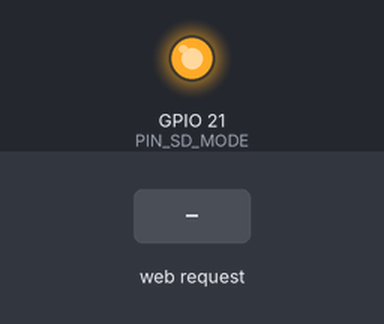
Recording of a sketch running on a simulated ESP32. Shown: output pins drawn as LEDs (lit = HIGH). The inputs (shaded band) are chosen by the test bench. WiFi joins after 1.5 s; servers stay silent unless stated; I2S audio is not simulated (input reads silence); random numbers use the default seed unless the sketch sets one; what the sketch prints to the serial monitor is not drawn.

Above: at 7.0 s.
7.1 s: HTTP request GET /mode received
At 8.3 s:
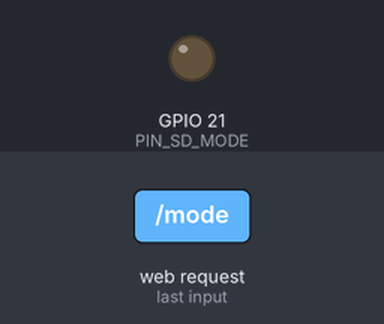
8.6 s: HTTP request GET /mode?v=loopback received
At 9.3 s:
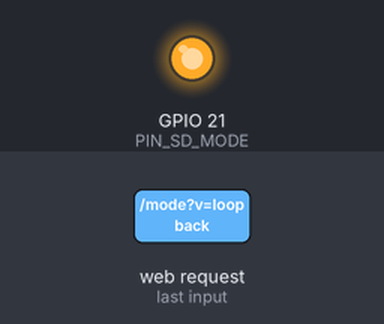
10.1 s: HTTP request GET /mode?v=1 received
At 11.5 s:
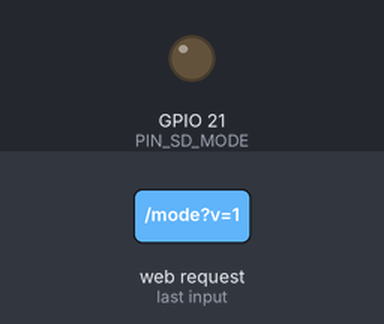
Timing chart, 0 to 13.1 s (numbered marks = the images above; inputs shaded):
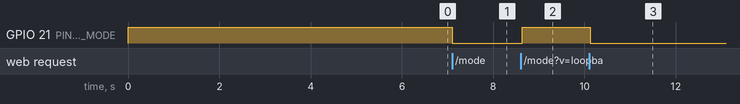

Measured:
- after the input at 7.1 s, GPIO 21 (PIN_SD_MODE): HIGH → LOW at once
- after the input at 8.6 s, GPIO 21 (PIN_SD_MODE): LOW → HIGH at once
- after the input at 10.1 s, GPIO 21 (PIN_SD_MODE): HIGH → LOW at once

The sketch:

MIC_SPEAKER.ino
```cpp
/*
 * MIC_SPEAKER — INMP441 + MAX98357A Full-Duplex I2S
 * לוח  : ESP32 WROOM 32D
 *
 *  רכיב       פין      GPIO
 *  ─────────────────────────────────────────
 *  BCLK     (משותף)  →  GPIO 26
 *  WS/LRC   (משותף)  →  GPIO 25
 *  INMP441  SD/DATA  →  GPIO 34  (קלט בלבד)
 *  MAX98357 DIN      →  GPIO 14  (פלט)
 *  MAX98357 SD_MODE  →  GPIO 21  (HIGH=הפעל, LOW=כבה)
 *
 *  MAX98357A:  VIN→5V   GND→GND
 *  INMP441 :  VDD→3.3V  GND→GND  L/R→GND
 */

#include <driver/i2s.h>
#include <WiFi.h>
#include <WebServer.h>
#include <math.h>

// ─── פינים ───────────────────────────────────────────────────
#define PIN_BCLK        26
#define PIN_WS          25
#define PIN_MIC_DATA    34   // INMP441 → ESP32 (קלט)
#define PIN_SPK_DATA    14   // ESP32 → MAX98357A (פלט)
#define PIN_SD_MODE     21   // MAX98357A SD_MODE

// ─── I2S ─────────────────────────────────────────────────────
#define I2S_PORT        I2S_NUM_0
#define SAMPLE_RATE     16000
#define BUFFER_SAMPLES  256

// ─── WiFi ─────────────────────────────────────────────────────
const char* WIFI_SSID = "testing123";
const char* WIFI_PASS = "blahblah";

// ─── גלובליים ─────────────────────────────────────────────────
int32_t     rxBuf[BUFFER_SAMPLES];
int32_t     txBuf[BUFFER_SAMPLES];
WebServer   server(80);

volatile int32_t g_peak  = 0;
volatile int32_t g_rms   = 0;
volatile int     g_level = 0;

// מצב הפעלה: LOOPBACK=מיקרופון לרמקול / TONE=צליל קבוע
enum Mode { LOOPBACK, TONE };
volatile Mode g_mode = LOOPBACK;

// עוצמת קול — הגדל את המספר לעוצמה גבוהה יותר (1=רגיל, 8=x8)
#define VOLUME_GAIN     8

// ─── דף ווב ───────────────────────────────────────────────────
static const char PAGE[] PROGMEM = R"HTML(
<!DOCTYPE html>
<html lang="he" dir="rtl">
<head>
  <meta charset="UTF-8">
  <meta name="viewport" content="width=device-width, initial-scale=1">
  <title>MIC + SPEAKER</title>
  <style>
    * { box-sizing:border-box; margin:0; padding:0; }
    body {
      font-family: Arial, sans-serif;
      background: #0f0f1a; color: #eee;
      display: flex; flex-direction: column;
      align-items: center; justify-content: center;
      height: 100vh; gap: 18px;
    }
    h2 { font-size:1.4em; }
    #meter { width:560px; background:#222; border-radius:10px;
             height:46px; overflow:hidden; border:1px solid #444; }
    #bar   { height:100%; width:0%;
             background:linear-gradient(90deg,#00e676 0%,#ffeb3b 60%,#f44336 100%);
             transition:width 0.12s ease; border-radius:10px; }
    #stats { display:flex; gap:36px; }
    .stat label { color:#888; font-size:0.82em; display:block; text-align:center; }
    .stat span  { font-size:1.35em; font-weight:bold; display:block; text-align:center; }
    .btn-row { display:flex; gap:16px; }
    button {
      padding:10px 28px; border:none; border-radius:8px;
      font-size:1em; cursor:pointer; font-weight:bold;
      transition: opacity 0.2s;
    }
    #btnLoop { background:#00c853; color:#000; }
    #btnTone { background:#2196f3; color:#fff; }
    #btnMute { background:#f44336; color:#fff; }
    button:active { opacity:0.7; }
    #status { font-size:0.82em; color:#555; }
  </style>
</head>
<body>
  <h2>🎤 INMP441 + MAX98357A 🔊</h2>
  <div id="meter"><div id="bar"></div></div>
  <div id="stats">
    <div class="stat"><label>רמה</label><span id="lvl">0</span>%</div>
    <div class="stat"><label>Peak</label><span id="peak">0</span></div>
    <div class="stat"><label>RMS</label><span id="rms">0.0</span></div>
  </div>
  <div class="btn-row">
    <button id="btnLoop" onclick="setMode('loopback')">🎤 → 🔊 Loopback</button>
    <button id="btnTone" onclick="setMode('tone')">♪ טון 1kHz</button>
    <button id="btnMute" onclick="setMode('mute')">🔇 השתק</button>
  </div>
  <div id="status">מתחבר...</div>
<script>
let updates = 0;
async function poll() {
  try {
    const d = await (await fetch('/data')).json();
    document.getElementById('bar').style.width  = d.level + '%';
    document.getElementById('lvl').textContent  = d.level;
    document.getElementById('peak').textContent = d.peak;
    document.getElementById('rms').textContent  = (d.rms/1000).toFixed(1);
    document.getElementById('status').textContent =
      'פעיל ✓  מצב: ' + d.mode + '  עדכונים: ' + (++updates);
  } catch(e) {
    document.getElementById('status').textContent = 'שגיאת חיבור...';
  }
}
async function setMode(m) {
  await fetch('/mode?v=' + m);
}
setInterval(poll, 120);
poll();
</script>
</body>
</html>
)HTML";

// ─── I2S Full-Duplex ──────────────────────────────────────────
void setupI2S() {
    i2s_config_t cfg = {
        .mode = (i2s_mode_t)(I2S_MODE_MASTER | I2S_MODE_TX | I2S_MODE_RX),
        .sample_rate          = SAMPLE_RATE,
        .bits_per_sample      = I2S_BITS_PER_SAMPLE_32BIT,
        .channel_format       = I2S_CHANNEL_FMT_ONLY_LEFT,
        .communication_format = I2S_COMM_FORMAT_STAND_I2S,
        .intr_alloc_flags     = ESP_INTR_FLAG_LEVEL1,
        .dma_buf_count        = 8,
        .dma_buf_len          = 64,
        .use_apll             = false,
        .tx_desc_auto_clear   = true,   // מנע רעשים כשאין נתונים
        .fixed_mclk           = 0
    };
    i2s_pin_config_t pins = {
        .bck_io_num   = PIN_BCLK,
        .ws_io_num    = PIN_WS,
        .data_out_num = PIN_SPK_DATA,
        .data_in_num  = PIN_MIC_DATA
    };
    i2s_driver_install(I2S_PORT, &cfg, 0, NULL);
    i2s_set_pin(I2S_PORT, &pins);
    i2s_zero_dma_buffer(I2S_PORT);
}

// ─── צליל ים סינתטי ──────────────────────────────────────────
// רעש ורוד + מודולציית גל איטית = תחושת גלי ים
void playOceanSound(int durationMs) {
    const int CHUNK = 128;
    int32_t   buf[CHUNK];
    size_t    written;

    // מסנן IIR פשוט לרעש ורוד (מדמה גלים)
    float b0 = 0.98f, prev = 0.0f;
    // פרמטרי גל איטי (תנודת אמפליטודה ~0.15 Hz = גל כל ~7 שניות)
    float wavePhase = 0.0f;
    float waveStep  = 2.0f * M_PI * 0.15f / SAMPLE_RATE;
    // פרמטרי "שבירת גל" גבוה (200 Hz)
    float crackPhase = 0.0f;
    float crackStep  = 2.0f * M_PI * 200.0f / SAMPLE_RATE;

    int totalSamples = (SAMPLE_RATE / 1000) * durationMs;
    int produced     = 0;

    while (produced < totalSamples) {
        int n = min(CHUNK, totalSamples - produced);
        for (int i = 0; i < n; i++) {
            // רעש לבן → רעש ורוד (IIR)
            float white = ((float)esp_random() / (float)UINT32_MAX) * 2.0f - 1.0f;
            prev  = b0 * prev + (1.0f - b0) * white;

            // גל ים איטי (עלייה + ירידה חלקה)
            float wave = 0.5f + 0.5f * sinf(wavePhase);
            wavePhase += waveStep;

            // שבירת גל — קצת תוכן גבוה בפסגות הגל
            float crack = sinf(crackPhase) * wave * wave * 0.15f;
            crackPhase += crackStep;

            // מיזוג: רעש ורוד עם תנודת גל + שבירה
            float s = (prev * 0.85f + crack) * wave * 0.9f;

            buf[i] = (int32_t)(s * (float)0x5FFFFFFF);
        }
        i2s_write(I2S_PORT, buf, n * sizeof(int32_t), &written, portMAX_DELAY);
        produced += n;
    }
    // דהייה קצרה בסוף
    int fade = SAMPLE_RATE / 4;  // 250ms
    produced = 0;
    prev = 0.0f;
    while (produced < fade) {
        int n = min(CHUNK, fade - produced);
        float ratio = 1.0f - (float)produced / fade;
        for (int i = 0; i < n; i++) {
            float white = ((float)esp_random() / (float)UINT32_MAX) * 2.0f - 1.0f;
            prev  = b0 * prev + (1.0f - b0) * white;
            buf[i] = (int32_t)(prev * ratio * (float)0x3FFFFFFF);
        }
        i2s_write(I2S_PORT, buf, n * sizeof(int32_t), &written, portMAX_DELAY);
        produced += n;
    }
}

// ─── יצירת גל סינוס 1kHz ─────────────────────────────────────
static float tonePhase = 0.0f;
void fillTone(int32_t* buf, int samples, float freqHz) {
    float step = 2.0f * M_PI * freqHz / SAMPLE_RATE;
    for (int i = 0; i < samples; i++) {
        buf[i] = (int32_t)(sinf(tonePhase) * 0x7FFFFF00);  // 100% amplitude
        tonePhase += step;
        if (tonePhase > 2.0f * M_PI) tonePhase -= 2.0f * M_PI;
    }
}

// ─── מד סריאל ────────────────────────────────────────────────
void printBar(int lvl, int32_t peak) {
    int bars = map(lvl, 0, 100, 0, 40);
    Serial.print("|");
    for (int i = 0; i < 40; i++) {
        if (i < bars) Serial.print(i < 16 ? "=" : (i < 30 ? "+" : "!"));
        else          Serial.print(" ");
    }
    Serial.printf("| %3d%%  peak=%-8d\n", lvl, (int)peak);
}

// ─── נתבי HTTP ───────────────────────────────────────────────
void handleRoot() { server.send_P(200, "text/html", PAGE); }

void handleData() {
    const char* modeStr = (g_mode == LOOPBACK) ? "loopback" :
                          (g_mode == TONE)     ? "tone"     : "mute";
    char buf[100];
    snprintf(buf, sizeof(buf),
             "{\"level\":%d,\"peak\":%d,\"rms\":%d,\"mode\":\"%s\"}",
             g_level, (int)g_peak, (int)g_rms, modeStr);
    server.send(200, "application/json", buf);
}

void handleMode() {
    String v = server.arg("v");
    if      (v == "loopback") { g_mode = LOOPBACK; digitalWrite(PIN_SD_MODE, HIGH); }
    else if (v == "tone")     { g_mode = TONE;     digitalWrite(PIN_SD_MODE, HIGH); }
    else                      {                     digitalWrite(PIN_SD_MODE, LOW);  }
    server.send(200, "text/plain", "ok");
}

// ─────────────────────────────────────────────────────────────
void setup() {
    Serial.begin(115200);
    Serial.println("\n==============================");
    Serial.println("  INMP441 + MAX98357A I2S");
    Serial.println("==============================");

    // SD_MODE — הפעלת המגבר
    pinMode(PIN_SD_MODE, OUTPUT);
    digitalWrite(PIN_SD_MODE, HIGH);
    Serial.println("  MAX98357A: ON");

    setupI2S();
    Serial.printf("  I2S Full-Duplex OK\n");
    Serial.printf("  BCLK=%d  WS=%d  MIC=%d  SPK=%d\n",
                  PIN_BCLK, PIN_WS, PIN_MIC_DATA, PIN_SPK_DATA);

    // בדיקת רמקול — צליל ים לפני חיבור WiFi
    Serial.println("  Speaker test: Ocean sound (4 sec)...");
    playOceanSound(4000);
    Serial.println("  Speaker test: Done");

    // WiFi
    Serial.printf("  WiFi: %s", WIFI_SSID);
    WiFi.begin(WIFI_SSID, WIFI_PASS);
    unsigned long t = millis();
    while (WiFi.status() != WL_CONNECTED && millis() - t < 10000) {
        delay(400); Serial.print(".");
    }
    if (WiFi.status() == WL_CONNECTED) {
        Serial.printf("\n  IP: http://%s\n", WiFi.localIP().toString().c_str());
        server.on("/",     handleRoot);
        server.on("/data", handleData);
        server.on("/mode", handleMode);
        server.begin();
        Serial.println("  Web server: OK");
    } else {
        Serial.println("\n  WiFi נכשל — סריאל בלבד");
    }
    Serial.println("==============================");
    Serial.println("|===16===|+++30+++|!40!| lvl  peak");
}

void loop() {
    server.handleClient();

    // ── קריאה מהמיקרופון ──
    size_t bytesRead = 0;
    i2s_read(I2S_PORT, rxBuf, sizeof(rxBuf), &bytesRead, portMAX_DELAY);
    int samples = bytesRead / sizeof(int32_t);

    // חישוב Peak ו-RMS
    int32_t peak = 0;
    int64_t sumSq = 0;
    for (int i = 0; i < samples; i++) {
        int32_t s = rxBuf[i] >> 8;
        int32_t a = abs(s);
        if (a > peak) peak = a;
        sumSq += (int64_t)s * s;
    }
    int32_t rms = (samples > 0) ? (int32_t)(sqrt((double)sumSq / samples) * 1000.0) : 0;
    int     lvl = constrain(map(peak, 0, 800000, 0, 100), 0, 100);
    g_peak = peak; g_rms = rms; g_level = lvl;

    // ── כתיבה לרמקול לפי מצב ──
    size_t bytesWritten = 0;
    Mode m = g_mode;
    if (m == LOOPBACK) {
        // הגבר את הסיגנל לפני שליחה לרמקול
        for (int i = 0; i < samples; i++) {
            int64_t s = (int64_t)rxBuf[i] * VOLUME_GAIN;
            txBuf[i] = (int32_t)constrain(s, INT32_MIN, INT32_MAX);
        }
        i2s_write(I2S_PORT, txBuf, samples * sizeof(int32_t), &bytesWritten, portMAX_DELAY);
    } else if (m == TONE) {
        fillTone(txBuf, samples, 1000.0f);
        i2s_write(I2S_PORT, txBuf, samples * sizeof(int32_t), &bytesWritten, portMAX_DELAY);
    } else {
        // Mute — שלח אפסים
        memset(txBuf, 0, samples * sizeof(int32_t));
        i2s_write(I2S_PORT, txBuf, samples * sizeof(int32_t), &bytesWritten, portMAX_DELAY);
    }

    printBar(lvl, peak);
}
```
